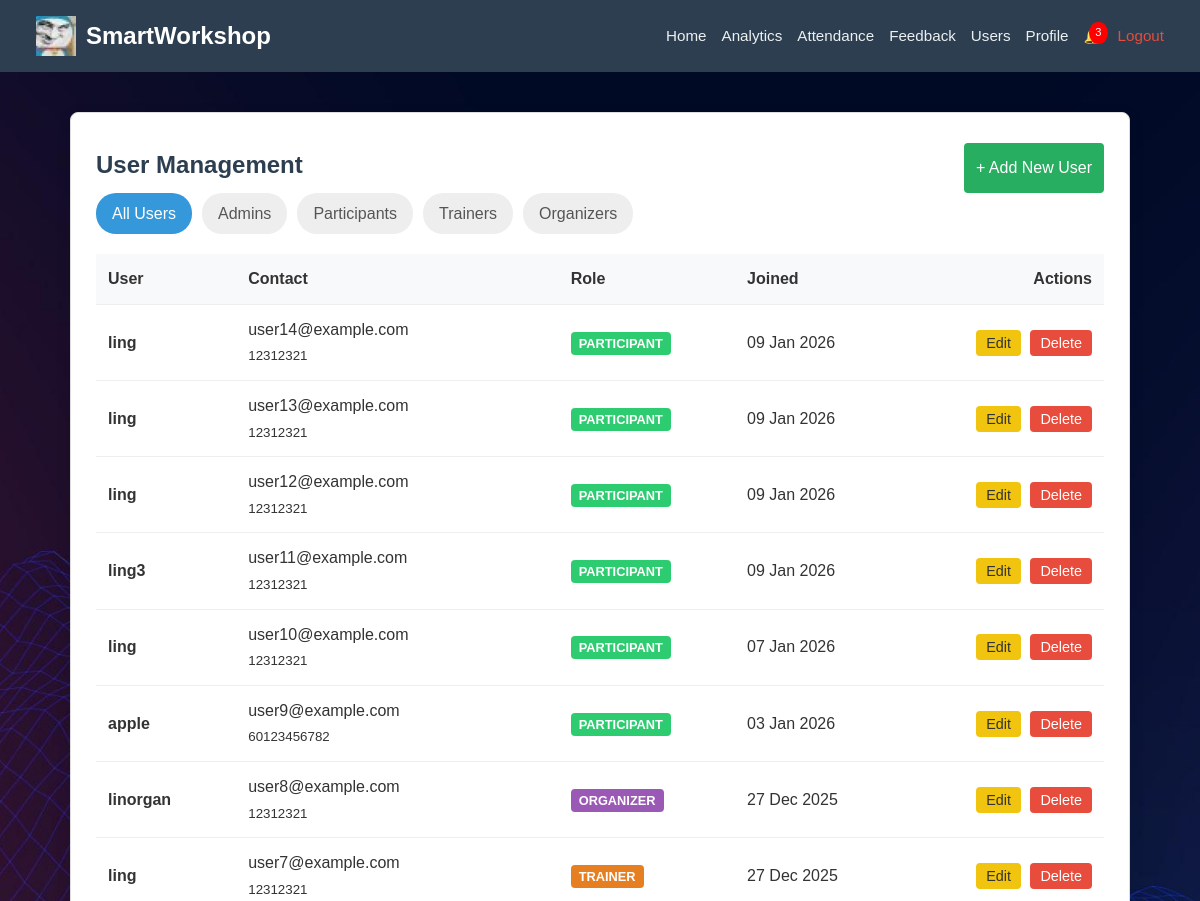
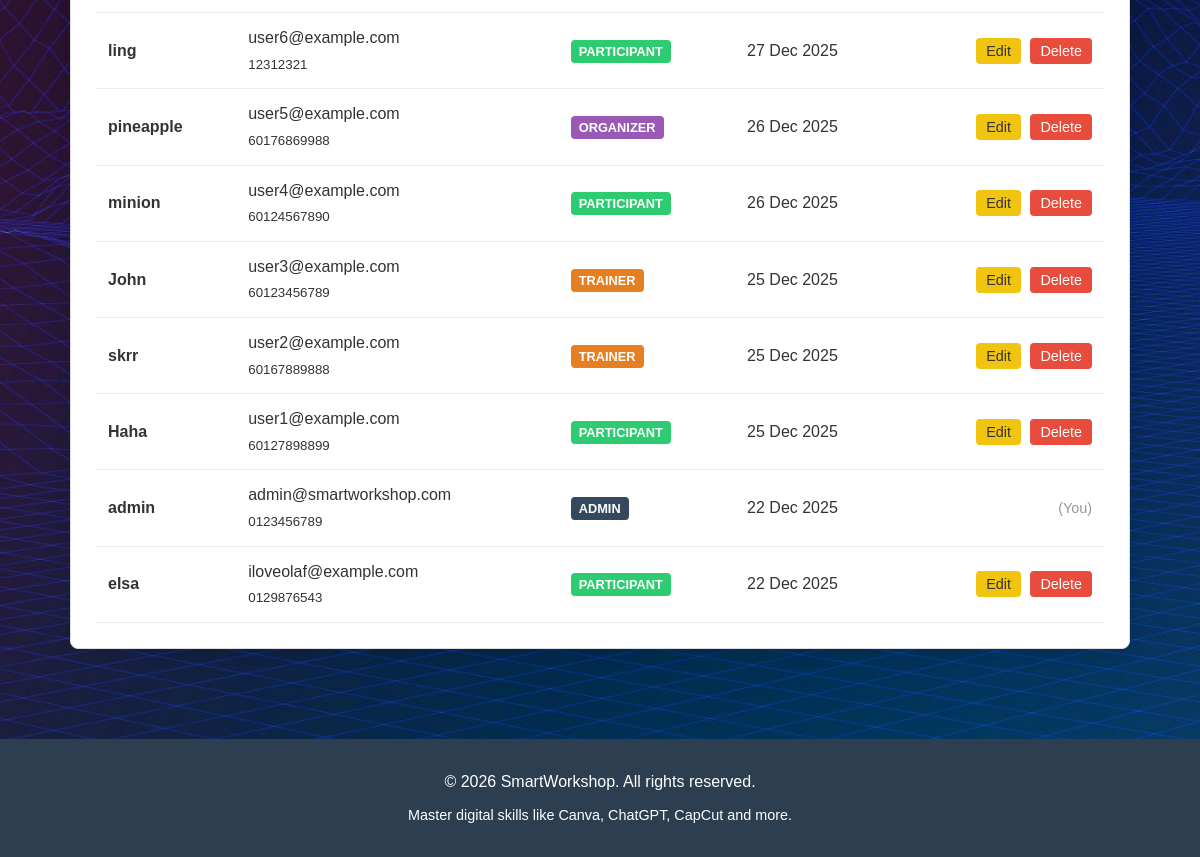
Screenshot of /manage_users.php (signed in) with the database file from the repository (2 pictures, top to bottom).
### tables this page shows
CREATE TABLE `users` (
  `user_id` int(11) NOT NULL,
  `username` varchar(50) NOT NULL,
  `email` varchar(100) NOT NULL,
  `password` varchar(255) NOT NULL,
  `phone` varchar(20) DEFAULT NULL,
  `country` varchar(50) NOT NULL,
  `role` enum('admin','organizer','trainer','participant') DEFAULT 'participant',
  `created_at` timestamp NOT NULL DEFAULT current_timestamp(),
  `avatar` varchar(255) DEFAULT NULL
);

### manage_users.php (the view, shortened to what this page needs)
<?php
include 'include/db_connect.php';
$filter_role = isset($_GET['role']) ? $_GET['role'] : 'all';
$sql = "SELECT * FROM users";
$sql .= " ORDER BY created_at DESC";
$result = $conn->query($sql);
?>
<!DOCTYPE html>
<html lang="en">
<head>
    <link rel="stylesheet" href="css/style.css">
</head>
<body>
    <?php include 'include/nav.php'; ?>
    <main>
        <div class="card" style="max-width: 1200px; margin: 0 auto;">
            <div style="display:flex; justify-content:space-between; align-items:center;">
                <h2 style="color:#2c3e50; text-shadow:none; margin:0;">User Management</h2>
                <a href="register.php" class="btn" style="width:auto; background:#27ae60;">+ Add New User</a>
            </div>
            <div class="filter-bar">
                <a href="manage_users.php?role=all" class="filter-btn <?= $filter_role == 'all' ? 'active' : '' ?>">All Users</a>
                <a href="manage_users.php?role=admin" class="filter-btn <?= $filter_role == 'admin' ? 'active' : '' ?>">Admins</a>
                <a href="manage_users.php?role=participant" class="filter-btn <?= $filter_role == 'participant' ? 'active' : '' ?>">Participants</a>
                <a href="manage_users.php?role=trainer" class="filter-btn <?= $filter_role == 'trainer' ? 'active' : '' ?>">Trainers</a>
                <a href="manage_users.php?role=organizer" class="filter-btn <?= $filter_role == 'organizer' ? 'active' : '' ?>">Organizers</a>
            </div>
            <table class="profile-table">
                <thead>
                    <tr style="background:#f8f9fa;">
                        <th>User</th>
                        <th>Contact</th>
                        <th>Role</th>
                        <th>Joined</th>
                        <th style="text-align:right;">Actions</th>
                    </tr>
                </thead>
                <tbody>
                    <?php if ($result->num_rows > 0): ?>
                        <?php while ($row = $result->fetch_assoc()): ?>
                            <tr>
                                <td>
                                    <strong><?= htmlspecialchars($row['username']) ?></strong>
                                </td>
                                <td>
                                    <?= htmlspecialchars($row['email']) ?><br>
                                    <small><?= htmlspecialchars($row['phone']) ?></small>
                                </td>
                                <td>
                                    <span class="role-badge role-<?= $row['role'] ?>">
                                        <?= ucfirst($row['role']) ?>
                                    </span>
                                </td>
                                <td><?= date('d M Y', strtotime($row['created_at'])) ?></td>
                                <td style="text-align:right;">
                                    <?php if ($row['user_id'] != $_SESSION['user_id']): ?>
                                        <a href="edit_user.php?id=<?= $row['user_id'] ?>" class="action-btn btn-edit">Edit</a>
                                        <a href="manage_users.php?delete_id=<?= $row['user_id'] ?>"
                                           class="action-btn btn-delete"
                                           onclick="return confirm('Are you sure you want to delete this user? This cannot be undone.');">Delete</a>
                                    <?php else: ?>
                                        <span style="color:#999; font-size:0.9rem;">(You)</span>
                                    <?php endif; ?>
                                </td>
                            </tr>
                        <?php endwhile; ?>
                    <?php else: ?>
                        <tr><td colspan="5" style="text-align:center; padding:20px;">No users found.</td></tr>
                    <?php endif; ?>
                </tbody>
            </table>
        </div>
    </main>
    <?php include 'include/footer.php'; ?>
</body>
</html>

### css/style.css (style rules this page uses)
* { margin: 0; padding: 0; box-sizing: border-box; }
body { font-family: sans-serif; background: url('../img/bg.jpg') no-repeat center center fixed; background-size: cover; color: #333; line-height: 1.6; min-height: 100vh; display: flex; flex-direction: column; }
main, .workshops-container, .certificates-container, .feedback-container, .certificate-page, .container, .report-container, .page-content { flex: 1; }
main { max-width: 1100px; margin: 0 auto; padding: 40px 20px; width: 100%; }
.card { background: white; padding: 25px; border-radius: 8px; box-shadow: 0 4px 15px rgba(0, 0, 0, 0.1); border: 1px solid #ddd; color: #333; }
h2 { color: white; text-shadow: 2px 2px 4px #000; margin-bottom: 30px; text-align: center; }
.card h2, .form-card h2 { color: #2c3e50; text-shadow: none; }
button, .btn { display: inline-block; width: 100%; padding: 12px; background-color: #3498db; color: white; border: none; border-radius: 4px; cursor: pointer; font-size: 1rem; text-align: center; text-decoration: none; margin-top: 5px; }
.profile-table { width: 100%; border-collapse: collapse; margin-top: 10px; color: #333; }
.profile-table th, .profile-table td { padding: 12px; border-bottom: 1px solid #eee; text-align: left; }
.profile-table thead { background-color: #f8fafc; }

### manage_users.php (style rules this page uses)
.filter-bar { margin-bottom: 20px; display: flex; gap: 10px; flex-wrap: wrap; }
.filter-btn { padding: 8px 16px; border-radius: 20px; text-decoration: none; color: #555; background: #eee; font-weight: 500; transition: all 0.3s; }
.filter-btn:hover, .filter-btn.active { background: #3498db; color: white; }
.action-btn { padding: 5px 10px; border-radius: 4px; text-decoration: none; font-size: 0.9rem; margin-left: 5px; }
.btn-delete { background: #e74c3c; color: white; }
.btn-edit { background: #f1c40f; color: #333; }
.role-badge { padding: 4px 8px; border-radius: 4px; font-size: 0.8rem; text-transform: uppercase; font-weight: bold; }
.role-admin { background: #34495e; color: white; }
.role-organizer { background: #9b59b6; color: white; }
.role-trainer { background: #e67e22; color: white; }
.role-participant { background: #2ecc71; color: white; }

### rows the page displays
users: username "ling", email "user14@example.com", phone "12312321", role "PARTICIPANT", created_at "09 Jan 2026"
users: username "ling", email "user13@example.com", phone "12312321", role "PARTICIPANT", created_at "09 Jan 2026"
users: username "ling", email "user12@example.com", phone "12312321", role "PARTICIPANT", created_at "09 Jan 2026"
users: username "ling3", email "user11@example.com", phone "12312321", role "PARTICIPANT", created_at "09 Jan 2026"
users: username "ling", email "user10@example.com", phone "12312321", role "PARTICIPANT", created_at "07 Jan 2026"
users: username "apple", email "user9@example.com", phone "60123456782", role "PARTICIPANT", created_at "03 Jan 2026"
users: username "linorgan", email "user8@example.com", phone "12312321", role "ORGANIZER", created_at "27 Dec 2025"
users: username "ling", email "user7@example.com", phone "12312321", role "TRAINER", created_at "27 Dec 2025"
users: username "ling", email "user6@example.com", phone "12312321", role "PARTICIPANT", created_at "27 Dec 2025"
users: username "pineapple", email "user5@example.com", phone "60176869988", role "ORGANIZER", created_at "26 Dec 2025"
users: username "minion", email "user4@example.com", phone "60124567890", role "PARTICIPANT", created_at "26 Dec 2025"
users: username "John", email "user3@example.com", phone "60123456789", role "TRAINER", created_at "25 Dec 2025"
users: username "skrr", email "user2@example.com", phone "60167889888", role "TRAINER", created_at "25 Dec 2025"
users: username "Haha", email "user1@example.com", phone "60127898899", role "PARTICIPANT", created_at "25 Dec 2025"
users: username "admin", email "admin@smartworkshop.com", phone "0123456789", role "ADMIN", created_at "22 Dec 2025", shows "(You)"
users: username "elsa", email "iloveolaf@example.com", phone "0129876543", role "PARTICIPANT", created_at "22 Dec 2025"

### other values shown
$unread_count "3"
